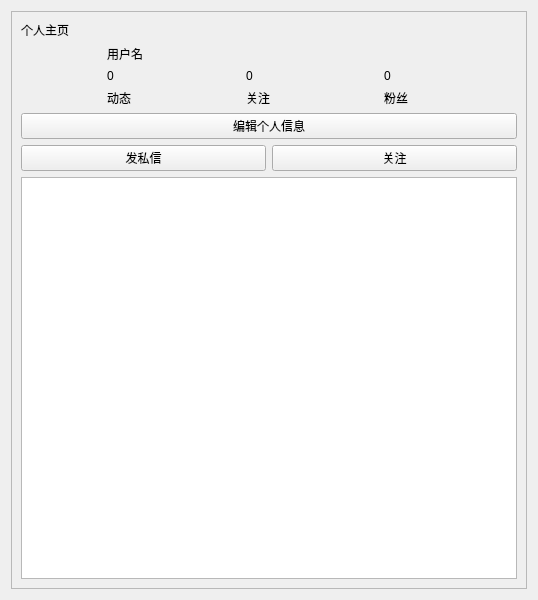
<?xml version="1.0" encoding="UTF-8"?>
<ui version="4.0">
 <class>UserInfoWindow</class>
 <widget class="QWidget" name="UserInfoWindow">
  <property name="geometry">
   <rect>
    <x>0</x>
    <y>0</y>
    <width>538</width>
    <height>600</height>
   </rect>
  </property>
  <property name="windowTitle">
   <string>Form</string>
  </property>
  <layout class="QVBoxLayout" name="verticalLayout_7">
   <item>
    <widget class="QScrollArea" name="scrollArea">
     <property name="widgetResizable">
      <bool>true</bool>
     </property>
     <widget class="QWidget" name="scrollAreaWidgetContents">
      <property name="geometry">
       <rect>
        <x>0</x>
        <y>0</y>
        <width>514</width>
        <height>576</height>
       </rect>
      </property>
      <layout class="QVBoxLayout" name="verticalLayout_6">
       <item>
        <layout class="QVBoxLayout" name="verticalLayout_5">
         <item>
          <widget class="QLabel" name="label">
           <property name="text">
            <string>个人主页</string>
           </property>
           <property name="wordWrap">
            <bool>true</bool>
           </property>
          </widget>
         </item>
         <item>
          <layout class="QHBoxLayout" name="horizontalLayout_2">
           <item>
            <widget class="QLabel" name="avatarLabel">
             <property name="maximumSize">
              <size>
               <width>80</width>
               <height>80</height>
              </size>
             </property>
             <property name="text">
              <string/>
             </property>
             <property name="pixmap">
              <pixmap resource="res.qrc">:/img/default-avatar</pixmap>
             </property>
             <property name="scaledContents">
              <bool>true</bool>
             </property>
            </widget>
           </item>
           <item>
            <layout class="QVBoxLayout" name="verticalLayout_4">
             <item>
              <widget class="QLabel" name="nickNameLabel">
               <property name="text">
                <string>用户名</string>
               </property>
               <property name="wordWrap">
                <bool>true</bool>
               </property>
              </widget>
             </item>
             <item>
              <layout class="QHBoxLayout" name="horizontalLayout">
               <item>
                <layout class="QVBoxLayout" name="verticalLayout">
                 <item>
                  <widget class="QLabel" name="eventNum">
                   <property name="text">
                    <string>0</string>
                   </property>
                  </widget>
                 </item>
                 <item>
                  <widget class="QLabel" name="label_2">
                   <property name="text">
                    <string>动态</string>
                   </property>
                  </widget>
                 </item>
                </layout>
               </item>
               <item>
                <layout class="QVBoxLayout" name="verticalLayout_2">
                 <item>
                  <widget class="QLabel" name="followNum">
                   <property name="text">
                    <string>0</string>
                   </property>
                  </widget>
                 </item>
                 <item>
                  <widget class="QLabel" name="label_3">
                   <property name="text">
                    <string>关注</string>
                   </property>
                  </widget>
                 </item>
                </layout>
               </item>
               <item>
                <layout class="QVBoxLayout" name="verticalLayout_3">
                 <item>
                  <widget class="QLabel" name="fanNum">
                   <property name="text">
                    <string>0</string>
                   </property>
                  </widget>
                 </item>
                 <item>
                  <widget class="QLabel" name="label_4">
                   <property name="text">
                    <string>粉丝</string>
                   </property>
                  </widget>
                 </item>
                </layout>
               </item>
              </layout>
             </item>
            </layout>
           </item>
          </layout>
         </item>
         <item>
          <widget class="QPushButton" name="editButton">
           <property name="text">
            <string>编辑个人信息</string>
           </property>
          </widget>
         </item>
         <item>
          <layout class="QHBoxLayout" name="horizontalLayout_3">
           <item>
            <widget class="QPushButton" name="messageButton">
             <property name="text">
              <string>发私信</string>
             </property>
            </widget>
           </item>
           <item>
            <widget class="QPushButton" name="followButton">
             <property name="text">
              <string>关注</string>
             </property>
            </widget>
           </item>
          </layout>
         </item>
        </layout>
       </item>
       <item>
        <widget class="QListWidget" name="listWidget"/>
       </item>
      </layout>
     </widget>
    </widget>
   </item>
  </layout>
 </widget>
 <resources>
  <include location="res.qrc"/>
 </resources>
 <connections/>
</ui>
